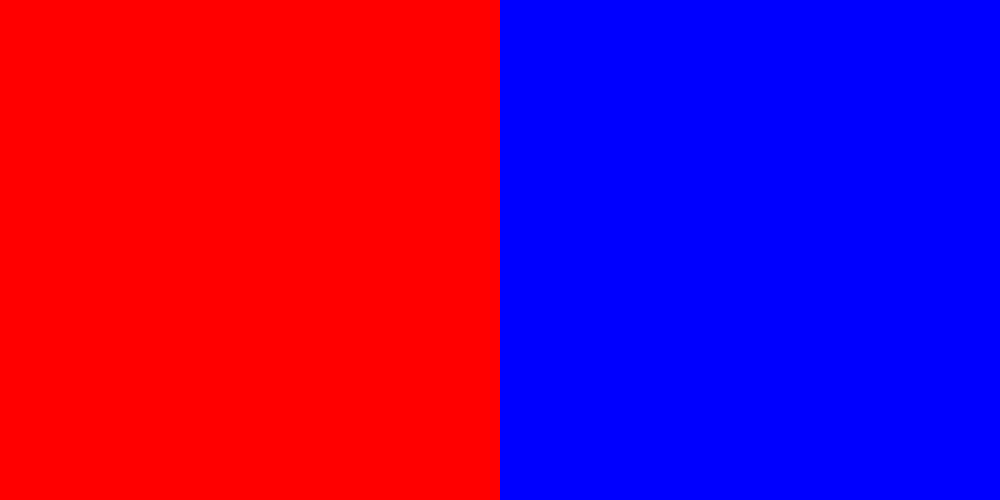
Frame 1 (no input)
Frame 60 (the mouse pressed at the canvas centre just before this capture): identical to frame 1, image omitted
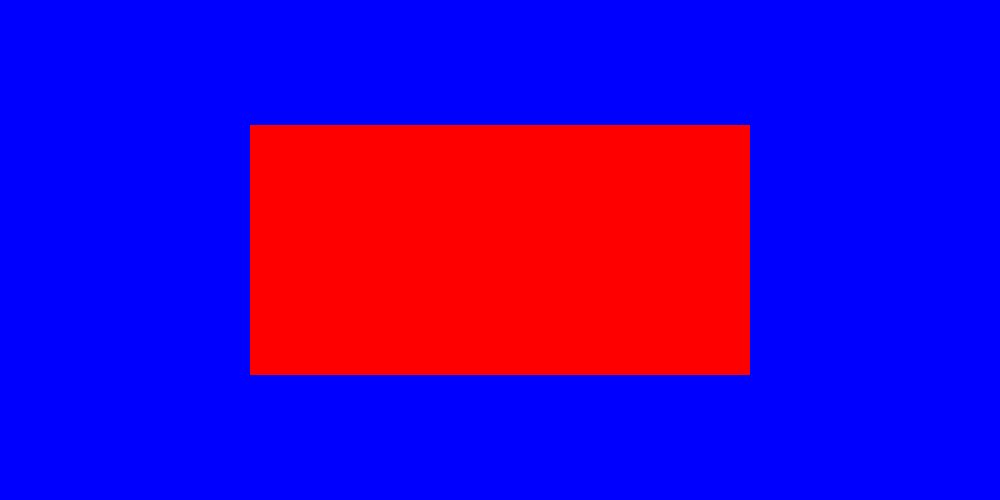
Frame 120 (the mouse held since frame 60 and released just before this capture)

The Processing sketch that drew these frames (run headless with seeded random() and noise(); from frame 60 on, the mouse is pressed at the canvas centre):

// Processing sketch: sketch_190605a
// ── sketch_190605a.pde
void setup() {
  size(1000, 500);
  noStroke();
  colorMode(RGB, 159, 111, 789);
  rectMode(CENTER);
}

void draw() {
  background(255);

  float r1 = map(mouseX, 0, width, 0, height);
  float r2 = height-r1;
  
  fill(255,0,0);;
  rect(width/2 + r1/2, height/2, r1, r1);
  
  fill(255,0,0,255);
  rect(width/2 - r2/2, height/2, r2, r2);
}
